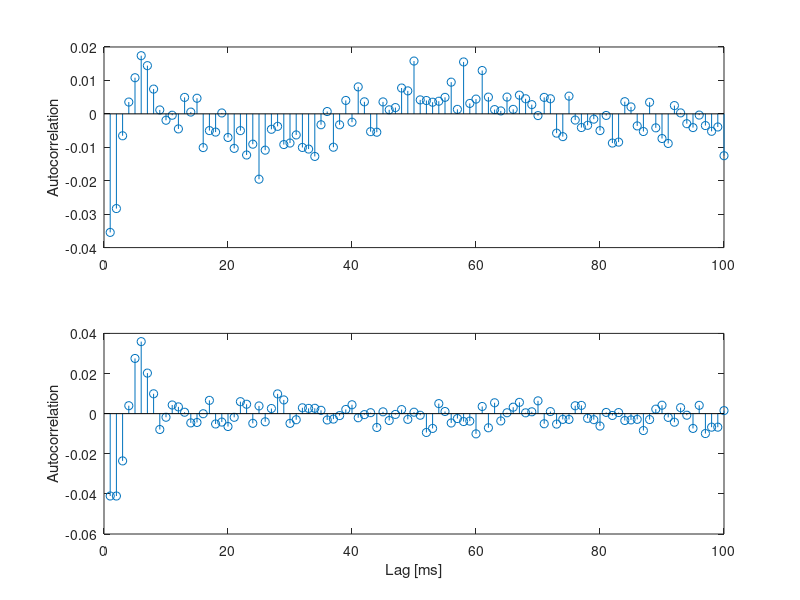

Write the MATLAB code that produced this figure. (Note: this script raises an error after producing the figure.)
%% Chapter 10, Step 1.

load('Ch10-spikes-1.mat')	%Load the spike data.

imagesc(t,1:50,train)				%Construct a rastergram.
colormap(1-gray);					%...and change the colormap.

Ltrials = find(direction==0);			%Find left trials,
Rtrials = find(direction==1);			%...and right trials.
subplot(2,1,1)
imagesc(t,1:25, train(Ltrials,:))		%Image left trials,
subplot(2,1,2)
imagesc(t,1:25, train(Rtrials,:))		%...and right trials.

PSTH = sum(train)/50/1e-3;				%Compute PSTH, 1 ms bins.

[spiketimes spiketrials]=find(train');	%Find when spikes occur,
PSTH=hist(spiketimes, 1:2000)/50/1e-3;	%... compute histogram.
bar(t,PSTH);							%Display the PSTH.

PSTH10 = hist(spiketimes, 1:10:2000);	%Compute histogram.
bar(t(1:10:2000),PSTH10/50/10*1000);	%...and display PSTH.

i_plan = find(t < 0);					%Indices for planning.
i_move = find(t >= 0);					%Indices for movement.
%Compute the average spike rate,
PlanRate=mean(mean(train(:,i_plan)))/1e-3;%...during planning,
MoveRate=mean(mean(train(:,i_move)))/1e-3;%...during movement.

Ltrials = find(direction==0);			%Find left trials,
Rtrials = find(direction==1);			%... and right trials.
LRate=mean(mean(train(Ltrials,:)))/1e-3;	%... and compute rates.
RRate=mean(mean(train(Rtrials,:)))/1e-3;

PlanL = sum(train(Ltrials,i_plan),2);	%Firing rate L, planning.
PlanR = sum(train(Rtrials,i_plan),2);	%Firing rate R, planning.
MoveL = sum(train(Ltrials,i_move),2);	%Firing rate L, movement.
MoveR = sum(train(Rtrials,i_move),2);	%Firing rate R, movement.
boxplot([PlanL PlanR MoveL MoveR], ...	%Display results.
  'labels',{'Plan Left','Plan Right','Move Left','Move Right'});

ISIs=diff(spiketimes);	%Determine ISIs for all time & trials.
ISIs=ISIs(find(ISIs>0));%Remove spurious values between trials,
hist(ISIs,0:250)		%...and display results.

%In the planning period,				%...find spikes,
[spiketimesPlan spiketrials]=find(train(:,i_plan)');
PlanISIs = diff(spiketimesPlan);		%...compute ISIs,
PlanISIs = PlanISIs(find(PlanISIs>0));	%...drop spurious ones,
subplot(211); hist(PlanISIs,0:250)		%...and plot it,
xlabel('Interspike interval [ms]')		%...with axes labelled.
ylabel('Count')

%In the movement period,				%...find spikes,
[spiketimesMove spiketrials] = find(train(:,i_move)');
MoveISIs = diff(spiketimesMove);		%...compute ISIs,
MoveISIs = MoveISIs(find(MoveISIs>0));	%...drop spurious ones,
subplot(212); hist(MoveISIs,0:250)		%...and plot it,
xlabel('Interspike interval [ms]')		%...with axes labelled.
ylabel('Count')

for k=1:50								%For each trial,
 plan = train(k,i_plan);				%...get planning data,
 move = train(k,i_move);				%...get movement data,
 acf1(k,:)=xcorr(plan-mean(plan),'coeff');%...compute ACFs,
 acf2(k,:)=xcorr(move-mean(move),'coeff');
end										%...and plot results,
subplot(211); stem(1:100,mean(acf1(:,1001:1100)));
ylabel('Autocorrelation')				%... with axes labelled.
subplot(212); stem(1:100,mean(acf2(:,1001:1100)));
ylabel('Autocorrelation');  xlabel('Lag [ms]')

%% Chapter 10, Step 2.

%Set the parameters of the MTM.
TW = 4;						%Choose time-bandwidth product of 4.
ntapers=2*TW-1;				%...which sets the # of tapers.
params.Fs=1000;				%Define sampling frequency,
params.tapers=[TW,ntapers];	%...time-band product,# tapers.
params.fpass=[0 500];		%Define frequency range to examine.
params.trialave=1;			%Perform trial averaging.

%Compute the coherence during planning & movement.
[SPlan,f]=mtspectrumpb(train(:,i_plan)',params);
[SMove,f]=mtspectrumpb(train(:,i_move)',params);

%Plot the spectra ... with axes labelled.
subplot(211); plot(f,SPlan); ylabel('Power [Hz]')
subplot(212); plot(f,SMove); ylabel('Power [Hz]')
xlabel('Frequency [Hz]')

%Set the parameters of the MTM.
movingwin = [.5 .05];		%Define window duration & step size,
params.fpass = [0 50];		%...frequency range to examine,
params.tapers = [2 3];		%...time-band product, # tapers.
[S,T,F]=mtspecgrampb(train',movingwin,params); %Get spectrogram,
T = T+t(1)/1000;			%Set time axis,
imagesc(T,F,S')				%...and display it,
xlabel('Time [s]')			%...with axes labelled.
ylabel('Frequency [Hz]')

%% Chapter 10, Step 3.

K = 50;                                 %# trials.
T0 = length(t);                         %# time points.
Imove=ones(K,1)*[zeros(1,T0/2) ones(1,T0/2)]; %Move indicator.
Imove=reshape((Imove)',K*T0,1);			%Reshape indicator
y = reshape(train',K*T0,1);				%Reshape spikes.
[b1 dev1 stats1] = glmfit(Imove,y,'poisson');%Fit Model 1.

%Compute CI for firing rate modulation during movement period, 
CI_lower = exp(b1(2)-2*stats1.se(2));	%...lower CI,
CI_upper = exp(b1(2)+2*stats1.se(2));	%...upper CI.

pval = stats1.p(2);		%p-value from Wald test.

lambda1=exp(b1(1)+b1(2)*Imove);		%Firing rate of Model 1.

spikeindex=find(y);					%Find spikes,
N=length(spikeindex);				%...and total # spikes.
Z(1)=sum(lambda1(1:spikeindex(1)));	%1st rescaled waiting time,
for i=2:N,							%...and the rest.
     Z(i)=sum(lambda1(spikeindex(i-1)+1:spikeindex(i)));
end

[eCDF, zvals] = ecdf(Z);			%Empirical CDF at z values.
mCDF = 1-exp(-zvals);				%Model CDF at z values.
plot(mCDF,eCDF)						%Create KS-plot.
hold on								%Freeze graphics window.
plot([0 1], [0 1]+1.36/sqrt(N))		%Upper confidence bound.
plot([0 1], [0 1]-1.36/sqrt(N))		%Lower confidence bound.
hold off							%Release graphics window.
xlabel('Model CDF')					%Label the axes.
ylabel('Empirical CDF')

%% Chapter 10, Refining the model: movement direction.

%Create indicator for trial movement direction.
xdir = reshape((direction*ones(1,T0))',K*T0,1);

i0 = find(xdir==0);		%Left movement trial.
i1 = find(xdir==1);		%Right movement trial.
R = cumsum(stats1.resid);%Cumulative sum of Model 1 residuals.
plot(i0,R(i0),'.')      %Plot residuals for L trials,
hold on                 %...freeze graphics,
plot(i1,R(i1),'g.')		%...and plot residuals for R trials,
hold off				%...release graphics,
xlabel('Trial')			%...label axes.
ylabel('Integrate Point Process Residual')

%Fit Model 2, and return estimates and useful statistics.
[b2 dev2 stats2] = glmfit([Imove xdir],y,'poisson');

pval=stats2.p(3);	%Significance of Model 2 direction parameter.

lambda2=exp(b2(1)+b2(2)*Imove+b2(3)*xdir);	%Evaluate Model 2.
Z(1)=sum(lambda2(1:spikeindex(1)));	%1st rescaled waiting time,
for i=2:N							%... and the rest.
  Z(i)=sum(lambda2(spikeindex(i-1)+1:spikeindex(i)));
end
[eCDF, zvals]=ecdf(Z);				%Empirical CDF.
mCDF = 1-exp(-zvals);				%Model CDF.
plot(mCDF,eCDF)						%Create KS-plot.
hold on								%Freeze graphics.
plot([0 1], [0 1]+1.36/sqrt(N))		%Upper confidence bound.
plot([0 1], [0 1]-1.36/sqrt(N))		%Lower confidence bound.
hold off							%Release graphics window.
xlabel('Model CDF')					%Label the axes.
ylabel('Empirical CDF')

%% Chapter 10, Refining the model: history dependence.

ord = 70;					%Set the model order.

T1 = T0-ord;				%Update # time points.
%Redefine observable & predictors to support history dependence.
y=reshape(train(:,ord+1:end)', K*T1,1);				%Data.
xdir=reshape((direction*ones(1,T1))',K*T1,1);		%Direction.
Imove=ones(K,1)*[zeros(1,T0/2-ord) ones(1,T0/2)];	%Period,
Imove=reshape((Imove)',K*T1,1);						%...reshaped.
xHist = [];					%Create the history predictor,
for i = 1:ord				%...for each step in past.
    xHist=[xHist reshape(train(:,ord+1-i:end-i)',K*T1,1)];
end

%Fit Model 3, with history dependence.
[b3 dev3 stats3] = glmfit([Imove xdir xHist],y,'poisson');

%Fit Model 4, with history dependence in each period.
[b4 dev4 stats4] = glmfit([Imove xdir ...	%Period & direction.
  ((1-Imove)*ones(1,ord)).*xHist ...		%History in planning.
  (Imove*ones(1,ord)).*xHist], y,'poisson');%History in movement.

%Examine first three exponentiated parameters of Model 4.
exp(b4(1:3))

subplot(211); plot(1:ord,exp(b4(4:ord+3)));		%Planning,
ylabel('Modulation')							%..axes labelled.
subplot(212); plot(1:ord,exp(b4(ord+4:end)));	%Movement,
ylabel('Modulation'); xlabel('Lag [ms]')		%..axes labelled.

subplot(211)
plot(1:ord,-log(stats4.p(4:3+ord)),'.')	%p-values for Planning,
hold on									%...freeze graphics,
plot([1 ord],[-log(.05) -log(.05)]);	%...draw threshold,
hold off								%...release graphics.
subplot(212)					
plot(1:ord,-log(stats4.p(4+ord:end)),'.')%p-values for Movement
hold on									%...freeze graphics,
plot([1 ord],[-log(.05) -log(.05)]);	%...draw threshold,
hold off								%...release graphics.

pval = 1-chi2cdf(dev3-dev4,ord);		%Compare two nested GLMs.

lambda4 = glmval(b4,[Imove xdir ...	%Evaluate Model 4.
    ((1-Imove)*ones(1,ord)).*xHist ...
    (Imove*ones(1,ord)).*xHist],'log');
spikeindex=find(y);					%Find spikes,
N=length(spikeindex);				%...and total # spikes.
Z(1)=sum(lambda4(1:spikeindex(1)));	%1st rescaled waiting time,
for i=2:N							%... and the rest.
  Z(i)=sum(lambda4(spikeindex(i-1)+1:spikeindex(i)));
end
[eCDF, zvals]=ecdf(Z);				%Empirical CDF.
mCDF = 1-exp(-zvals);				%Model CDF.
plot(mCDF,eCDF)						%Create KS-plot.
hold on								%Freeze graphics.
plot([0 1], [0 1]+1.36/sqrt(N))		%Upper confidence bound.
plot([0 1], [0 1]-1.36/sqrt(N))		%Lower confidence bound.
hold off							%Release graphics window.
xlabel('Model CDF')					%Label the axes.
ylabel('Empirical CDF')

%% Chapter 10, Choice of model order.

maxord = 100;       	%Maximum model order.
%Redefine observable & predictors to support history dependence.
yplan=reshape(train(:,maxord+1:T0/2)',K*(T0/2-maxord),1);
plandir=reshape((direction*ones(1,T0/2-maxord))',...
	K*(T0/2-maxord),1);
planHist=[];			%Create the history predictor,
for i=1:maxord			%...for each step in past,
 planHist=[planHist ...	%...define history,
   reshape(train(:,maxord+1-i:T0/2-i)',K*(T0/2-maxord),1)];
 						%..fit the model,
 [b0 dev0 stats0]=glmfit([plandir planHist],yplan,'poisson');
 						%...and compute the AIC.
 aic(i) = dev0+2*length(b0);
end
plot(1:maxord,aic);     %Plot the AIC,
xlabel('Model Order')   %...with axes labelled,
ylabel('AIC')

%% Chapter 10, Refining the model: smooth history dependence.

for i=1:ord		%Construct the Gaussian kernels.
    C(i,:) = normpdf(-5:10:ord,i,5);
end

%Fit Model 5, with Gaussian kernel basis.
nparams = size(C,2);
[b5 dev5 stats5] = glmfit([Imove xdir ...	%Period & direction.
  ((1-Imove)*ones(1,nparams)).*(xHist*C) ...%History in planning.
  (Imove*ones(1,nparams)).*(xHist*C)], ...	%History in movement.
  y,'poisson');

subplot(211);plot(1:ord,exp(C*b5(4:nparams+3)));%Planning,
ylabel('Modulation')							%..axes labelled.
subplot(212);plot(1:ord,exp(C*b5(nparams+4:end)));%Movement,
ylabel('Modulation'); xlabel('Lag [ms]')		%..axes labelled.

lambda5 = glmval(b5,[Imove xdir ...	%Evaluate Model 5.
  ((1-Imove)*ones(1,nparams)).*(xHist*C) ...
  (Imove*ones(1,nparams)).*(xHist*C)],'log');
spikeindex=find(y);					%Find spikes,
N=length(spikeindex);				%...and total # spikes.
Z(1)=sum(lambda5(1:spikeindex(1)));	%1st rescaled waiting time,
for i=2:N							%... and the rest.
  Z(i)=sum(lambda5(spikeindex(i-1)+1:spikeindex(i)));
end;
[eCDF, zvals]=ecdf(Z);				%Empirical CDF.
mCDF = 1-exp(-zvals);				%Model CDF.
plot(mCDF,eCDF)						%Create KS-plot.
hold on								%Freeze graphics.
plot([0 1], [0 1]+1.36/sqrt(N))		%Upper confidence bound.
plot([0 1], [0 1]-1.36/sqrt(N))		%Lower confidence bound.
hold off							%Release graphics window.
xlabel('Model CDF')					%Label the axes.
ylabel('Empirical CDF')

%% Chapter 10, Step 4.

subplot(211)							%p-values for Planning,
plot(1:nparams,-log(stats5.p(4:3+nparams)),'.')
hold on									%...freeze graphics,
plot([1 nparams],[-log(.05) -log(.05)])	%...draw threshold,
hold off								%...release graphics.
subplot(212)							%p-values for Movement,
plot(1:nparams,-log(stats5.p(4+nparams:end)),'.')
hold on									%...freeze graphics,
plot([1 nparams],[-log(.05) -log(.05)])	%...draw threshold,
hold off								%...release graphics.

%Fit a reduced version of Model 5,
[b6 dev6 stats6] = glmfit([Imove xdir xHist*C],y,'poisson');

p=1-chi2cdf(dev6-dev5,nparams);	%Compare Model 5 and reduction.